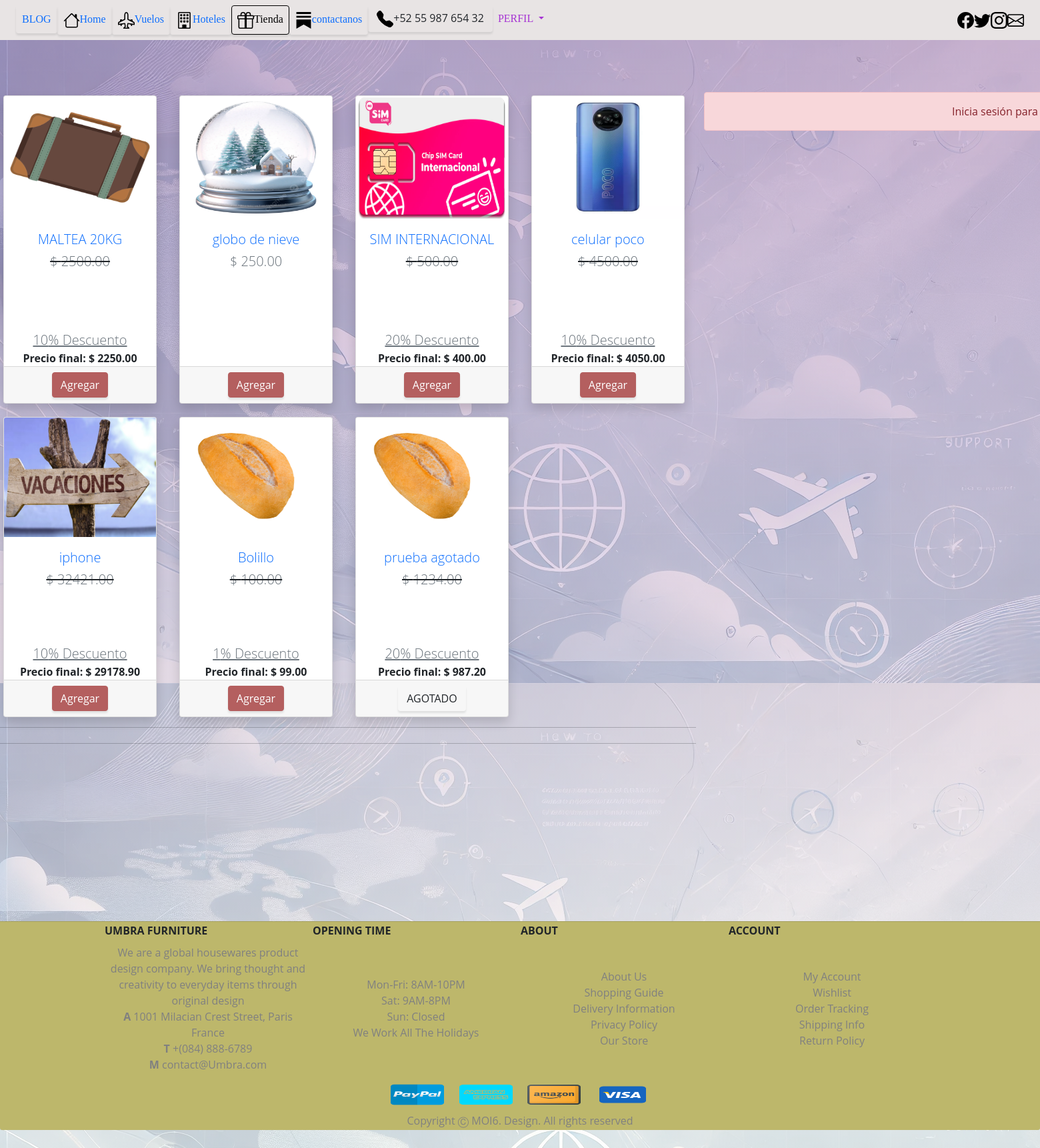
The app's page /tienda/ with its own data.
### tienda/models.py (models this page shows, shortened)
class Producto(models.Model):
    nomProduct = models.CharField(max_length=100, help_text='Nombre del producto')
    categorias = models.ForeignKey(CategoriaProd, on_delete=models.CASCADE, null=False, blank=False, default=1)
    precio = models.DecimalField(max_digits=10, decimal_places=2, help_text='Precio del producto')
    imagen = models.ImageField(upload_to=upload_to, null=True, blank=True, help_text='Imagen del producto frontal')
    ventas_totales = models.IntegerField(default=0)
    descuento = models.IntegerField(default=0, help_text='Descuento')
    stock = models.IntegerField(default=0, help_text='Cantidad disponible en stock')
    sku = models.CharField(max_length=20, help_text='Número único del producto')
    created = models.DateTimeField(auto_now_add=True)
    updated = models.DateTimeField(auto_now=True)
    @property
    def precio_final(self):
        if self.descuento > 0:
            return self.precio - (self.precio * self.descuento / 100)
        return self.precio #no remplazar el precio sin descuento
    class Meta:
        verbose_name = "Producto"
        verbose_name_plural = "Productos"

### tienda/views.py (the view)
# urls.py: path('tienda/',include('tienda.urls')), #cuarta app tienda
def tienda(request):
    productos=Producto.objects.all()
    categorias = CategoriaProd.objects.all()
    return render(request,"tienda.html",{"productos":productos,"categorias":categorias})

### carro/context_processor.py (called while the page is built, shortened)
def importe_total_carro(request):
    total=0
    return {"importe_total_carro":total}

### tienda/templates/tienda.html (shortened to what this page needs)
{% extends "base.html" %}
{% load static %}
{% block content %}
<div class="">
    <div class="row" style="justify-content: center; text-align:center; margin:0,0,0,0;">
        <div class="col-lg-8">
            <div class="row">
                {% for producto in productos %}
                <div class="col-lg-3" style="margin-bottom:20px ;">
                    <div class="card text-center shadow" style="height: 100%; margin: 5px 5px;">
                        {% if producto.imagen %}
                        <img src="{{ MEDIA_ROOT }}{{ producto.imagen.url }}" alt="{{ producto.nomProduct }}" class="card-img-top" style="height: 40%">
                        {% else %}
                        <img src="{% static 'path/to/default-image.jpg' %}" alt="Imagen no disponible" class="card-img-top" style="height: 40%">
                        {% endif %}
                        <div class="card-body">
                            <h7 class="card-title text-primary lead">
                                {{ producto.nomProduct }}
                            </h7>
                            {% if producto.descuento > 0 %}
                               <strike> <p class="lead text-secondary">$ {{ producto.precio }}</p></strike>
                            {% else %}
                                <p class="lead text-secondary">$ {{ producto.precio }}</p>
                            {%endif%}
                        </div>
                        {% if producto.descuento > 0 %}
                                <a class="lead text-secondary">{{ producto.descuento }}% Descuento</a>
                                <b>Precio final: $ {{ producto.precio_final }}</b>
                        {% endif %}
                        <div class="card-footer text-center">
                            <form method="post" action="{% url 'carro:agregar' producto.id %}">
                                {% if producto.stock < 1 %}
                                        <button type="button" class="btn " data-bs-toggle="modal" data-bs-target="#exampleModal">
                                            AGOTADO
                                        </button>
                                {% else %}
                                    <button type="submit" class="btn btn-success" style="background-color: rgb(180, 95, 95); border-color: rgb(180, 95, 95);">Agregar</button>
                                {% endif %}
                            </form>
                        </div>
                    </div>
                </div>
                <br>
                {% endfor %}
                <hr>
                <br>
                <hr>
            </div>
        </div>
         <div class="col-lg-4">
            <div class="sticky-top" style="float:right; width:100%; z-index:3;">
                {% if request.user.is_authenticated %}
                    {% include "carro/widget.html" %}
                {% else %}
                    <div class="alert alert-danger text-center" style="width:200%;">
                        Inicia sesión para realizar tu pedido
                    </div>
                {% endif %}
            </div>
        </div>
    </div>
</div>
{% endblock %}

### inicio/templates/base.html (shortened to what this page needs)
<!DOCTYPE html>
<html lang="es">
    {% load static %}
<head>
    <link href="https://cdn.jsdelivr.net/npm/bootstrap@5.3.3/dist/css/bootstrap.min.css" rel="stylesheet">
    <link href="{% static 'css/style.css' %}" rel="stylesheet" >
    <link href="{% static 'css/gestion.css' %}" rel="stylesheet" >
    <link href="{% static 'css/login.css' %}" rel="stylesheet" >
    <link href="{% static 'vendor/bootstrap/css/bootstrap.min.css' %}" rel="stylesheet" >
</head>
<body onload="deshabilitaRetroceso()" >
    <div class="menu" style="text-align: center; justify-content:center;">
        <nav class="navbar navbar-expand-lg ">
            <div class="container-fluid">
              <div class="collapse navbar-collapse" id="navbarSupportedContent">
                  <ul class="navbar-nav me-auto mb-2 mb-lg-0">
                      <li class="nav-item  px-lg4">
                          <a class="btn nav-link {% if request.path == '/blog/' %}active{% endif %}" aria-current="page" href="{% url 'crear_post' %}"> BLOG </a>
                      </li>
                      <li class="nav-item  px-lg4">
                          <a class="btn nav-link {% if request.path == '/' %}active{% endif %}" aria-current="page" href="{% url 'home' %}"> <img src="{% static 'img/iconos/house.svg' %}" width="25px" height="25px">Home</a>
                      </li>
                      <li class="nav-item  px-lg4">
                          <a class="btn nav-link {% if request.path == '/vuelos/' %}active{% endif %}" href="{% url 'busqueda_vuelos' %}"><img src="{% static 'img/iconos/airplane.svg' %}" width="25px" height="25px">Vuelos</a>
                      </li>
                      <li class="nav-item  px-lg4">
                          <a class="btn nav-link {% if request.path == '/hoteles/' %}active{% endif %}" href="{% url 'busqueda_hoteles' %}"><img src="{% static 'img/iconos/hotel.svg' %}" width="25px" height="25px">Hoteles</a>
                      </li>
                      <li class="nav-item  px-lg4">
                          <a class="btn nav-link {% if request.path == '/tienda/' %}active{% endif %}" href="{% url 'tienda' %}"><img src="{% static 'img/iconos/gift.svg' %}" width="25px" height="25px">Tienda</a>
                      </li>
                      <li class="nav-item  px-lg4">
                          <a class="btn nav-link {% if request.path == '/contactanos/' %}active{% endif %}" href="{% url 'contactanos' %}"><img src="{% static 'img/iconos/blog.svg' %}" width="25px" height="25px">contactanos</a>
                      </li>
                      <li class="nav-item {% if request.path == '/' %}active{% endif %} px-lg4">
                          <button type="button" class="btn" data-bs-toggle="modal" data-bs-target="#exampleModal">
                              <img src="{% static 'img/iconos/telephone.svg' %}" width="25px" height="25px">+52 55 987 654 32
                          </button>
                      </li>
                      <div class="dropdown" style="z-index:100;">
                          {% if user.is_authenticated %}
                          <a style="color:rgb(166, 52, 211);" class="nav-link dropdown-toggle" href="#" role="button" data-bs-toggle="dropdown" aria-expanded="false">
                              Hola {{ user.username }}
                          </a>
                          <ul class="dropdown-menu">
                              <li><a style="color:rgb(166, 52, 211);" class="dropdown-item" href="#">Actualizar Datos</a></li>
                              <li><a class="dropdown-item" href="#">Cambiar Contraseña</a></li>
                              <li><hr class="dropdown-divider"></li>
                              <li><a class="dropdown-item" href="{% url 'autentificacion:cerrar_sesion' %}">Cerrar Sesion</a></li>
                          </ul>
                          {%else%}
                          <a style="color:rgb(166, 52, 211);" class="nav-link dropdown-toggle" href="#" role="button" data-bs-toggle="dropdown" aria-expanded="false">
                              PERFIL
                          </a>
                          {% endif %}
                      </div>
                  </ul>
                  <a  aria-current="page" href="https://www.facebook.com/"> <img src="{% static 'img/iconos/facebook.svg' %}" width="25px" height="25px"></a>
                  <a  aria-current="page" href="https://x.com/?lang=es"> <img src="{% static 'img/iconos/twitter.svg' %}" width="25px" height="25px"></a>
                  <a  aria-current="page" href="https://www.instagram.com/"> <img src="{% static 'img/iconos/instagram.svg' %}" width="25px" height="25px"></a>
                  <a  aria-current="page" href="{% url 'crear_post' %}"> <img src="{% static 'img/iconos/email.svg' %}" width="25px" height="25px"></a>
              </div>
            </div>
        </nav>
    </div>
<main class="flex-grow-1" style="margin-top:5%;" >
{% block content %}{% endblock %}
</main>
<footer class="py-3 text-center" style="margin-top:15%;">
<div class="piep card-footer" style="padding:0; margin:0;">
    <center>
        <table class="tabla2" style="width: 80%;">
            <tr>
                <th style="width: 20%;"> UMBRA FURNITURE</th>
                <th style="width: 15%;">OPENING TIME</th>
                <th style="width: 10%;">ABOUT</th>
                <th style="width: 10%;">ACCOUNT</th>
            </tr>
            <tr>
                <td>
                    <ul class="no-puntos gris espaciado">
                        <li>We are a global housewares product design company. We bring thought and creativity to everyday items through original design</li>
                        <li><b>A</b> 1001 Milacian Crest Street, Paris France</li>
                        <li><b>T</b> +(084) 888-6789</li>
                        <li><b>M</b> contact@Umbra.com</li>
                    </ul>
                </td>
                <td>
                    <ul class="no-puntos gris espaciado">
                        <li>Mon-Fri: 8AM-10PM</li>
                        <li>Sat: 9AM-8PM</li>
                        <li>Sun: Closed</li>
                        <li>We Work All The Holidays</li>
                    </ul>
                </td>
                <td>
                    <ul class="no-puntos gris espaciado">
                        <li>About Us</li>
                        <li>Shopping Guide</li>
                        <li>Delivery Information</li>
                        <li>Privacy Policy</li>
                        <li>Our Store</li>
                    </ul>
                </td>
                <td>
                    <ul class="no-puntos gris espaciado">
                        <li>
                            <a>My Account</a>
                        </li>
                        <li>Wishlist</li>
                        <li>Order Tracking</li>
                        <li>Shipping Info</li>
                        <li>Return Policy</li>
                    </ul>
                </td>
            </tr>
        </table>
        <table class="negocios">
            <tr>
                <td><img src="{% static 'img/iconos/paypal.png' %}" style="width: 80px; height: 40px;" alt="Paypal"></td>
                <td><img src="{% static 'img/iconos/american-express.png' %}" style="width: 80px; height: 40px;" alt="American Express"></td>
                <td><img src="{% static 'img/iconos/amazon.png' %}" style="width: 80px; height: 40px;" alt="Amazon"></td>
                <td><img src="{% static 'img/iconos/visa.png' %}" style="width: 80px; height: 40px;" alt="Visa"></td>
            </tr>
        </table>
        <p style="color: gray;">Copyright &#9400 MOI6. Design. All rights reserved</p>
    </center>
</div>
</footer>
</body>
</html>

### aereopuerto/static/css/style.css (style rules this page uses)
body { margin: 0; padding: 0; font-family: Arial, sans-serif; height: 100% !important; width: 100%; justify-content: center; background-color:rgb(197, 235, 235); align-items: center; }
.lista-menu li,a,h3 { display: inline; text-decoration: none; color: white; }
.border-bottom td,th { border-top: none; border-left: none; border-right: none; border-bottom: 2px solid #b10005; }
.resultados th,td { width: 20%; height: 50px; justify-content: center; text-align: center; }
.no-puntos { list-style-type: none; padding: 5px; margin: 2px; margin-bottom: 10px; }
.gris { color: gray; padding: 5px; margin: 2px; }
.texto-superpuesto a, p, h3 { font-family: 'Times New Roman', Times, serif; }
.menu a { font-family: 'Times New Roman', Times, serif; }
.menu { background-color: #e8e4e4; width:100%; }
main { display: flex; flex-direction: column; justify-content: start; }
.piep { text-align: center; justify-content: center; background-color: darkkhaki !important ; margin-top: auto; width: 100%; margin: auto; }

### aereopuerto/static/css/gestion.css (style rules this page uses)
body { font-family: 'Lora'; background: linear-gradient(rgba(177, 143, 199, 0.65), rgba(255, 255, 255, 0.65)), url("../img/fondos/soporte.jpg") !important; background-attachment: fixed; background-position: center; background-size: cover; height: 100%; }
p { line-height: 1.75; }
.btn { box-shadow: 0px 3px 3px 0px rgba(33, 37, 41, 0.1); }

### aereopuerto/static/css/login.css (style rules this page uses)
html, body * { box-sizing: border-box; font-family: 'Open Sans', sans-serif; }

### records on screen
Producto: imagen (picture), nomProduct "MALTEA 20KG", precio "2500.00", descuento "10", precio_final "2250.00", stock "Agregar"
Producto: imagen (picture), nomProduct "globo de nieve", precio "250.00", stock "Agregar"
Producto: imagen (picture), nomProduct "SIM INTERNACIONAL", precio "500.00", descuento "20", precio_final "400.00", stock "Agregar"
Producto: imagen (picture), nomProduct "celular poco", precio "4500.00", descuento "10", precio_final "4050.00", stock "Agregar"
Producto: imagen (picture), nomProduct "iphone", precio "32421.00", descuento "10", precio_final "29178.90", stock "Agregar"
Producto: imagen (picture), nomProduct "Bolillo", precio "100.00", descuento "1", precio_final "99.00", stock "Agregar"
Producto: imagen (picture), nomProduct "prueba agotado", precio "1234.00", descuento "20", precio_final "987.20", stock "AGOTADO"
